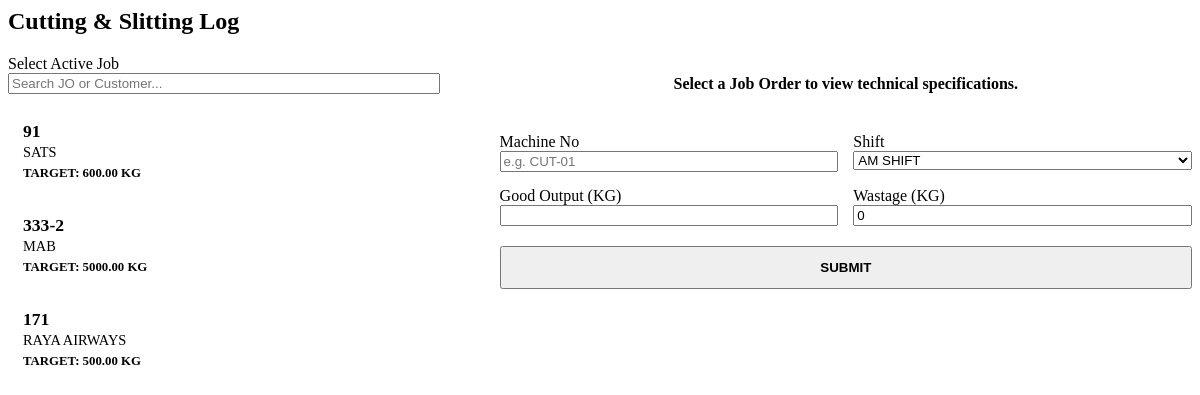
The page /get-cutting/ on the database as committed earlier.
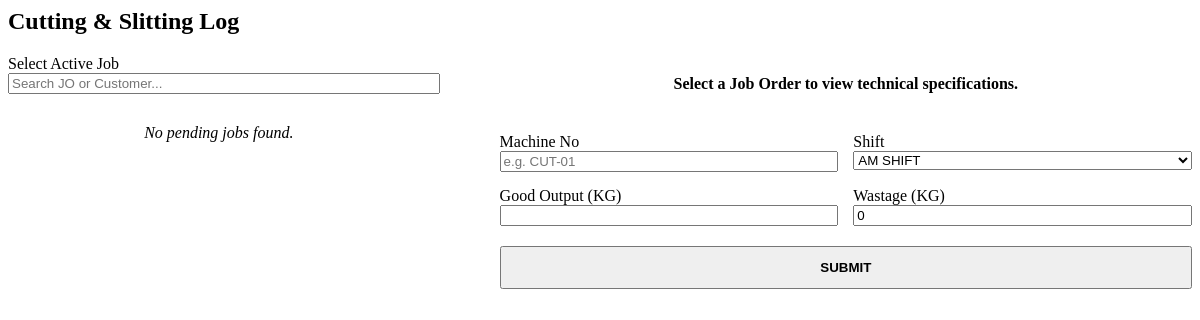
The same page on the database as committed later.
### production/models.py (models this page shows, shortened)
class JobOrder(models.Model):
    jo_number = models.CharField(max_length=20, unique=True)
    customer = models.CharField(max_length=100)
    po_number = models.CharField(max_length=50, blank=True, default="-")
    target_delivery_date = models.DateField(null=True, blank=True)
    product_dimension = models.CharField(max_length=100, default="", help_text="e.g., 230 x 240 x 0.03")
    recipe = models.ForeignKey(Recipe, on_delete=models.SET_NULL, null=True, blank=True)
    printing_required = models.BooleanField(default=False)
    sealing_required = models.BooleanField(default=False)
    slitting_required = models.BooleanField(default=False)
    remarks = models.TextField(blank=True, default="-")
    wastage_buffer_percent = models.DecimalField(max_digits=5, decimal_places=2, default=10.00)
    order_quantity_kg = models.DecimalField(max_digits=10, decimal_places=2)
    total_est_material_kg = models.DecimalField(max_digits=10, decimal_places=2, editable=False, default=0)
    total_extruded_kg = models.DecimalField(max_digits=10, decimal_places=2, default=0)
    total_cut_kg = models.DecimalField(max_digits=10, decimal_places=2, default=0)
    total_packed_kg = models.DecimalField(max_digits=10, decimal_places=2, default=0)
    total_shipped_kg = models.DecimalField(max_digits=10, decimal_places=2, default=0)
    is_completed = models.BooleanField(default=False, help_text="Mark as true when the entire order is finished.")

### production/views.py (the view)
# urls.py: path('get-cutting/', views.get_cutting_form, name='get_cutting'),
def get_cutting_form(request):
    job_orders = JobOrder.objects.filter(total_extruded_kg__gt=0).order_by('-id')[:20]
    return render(request, 'production/partials/cutting_form.html', {'job_orders': job_orders, 'dept': 'cutting'})

### production/templates/production/partials/cutting_form.html (shortened to what this page needs)
<div class="panel">
    <div class="panel-header">
        <h2>Cutting & Slitting Log</h2>
    </div>
    <form hx-post="/submit-cutting/" hx-target="#feedback-container" hx-disabled-elt="#cutting-submit-btn">
        <div style="display: grid; grid-template-columns: 1fr 1.5fr; gap: 30px;">
            <div style="border-right: 2px solid var(--border-soft); padding-right: 30px;">
                <label class="input-label">Select Active Job</label>
                <input type="text" name="q" placeholder="Search JO or Customer..."
                       hx-get="/search-jobs/?dept=cutting"
                       hx-target="#cutting-jo-list"
                       hx-trigger="keyup changed delay:300ms"
                       style="margin-bottom: 15px; width: 100%;">
                <div id="cutting-jo-list">
                    {% include 'production/partials/job_radio_list.html' %}
                </div>
            </div>
            <div>
                <div id="job-specs-container">
                    <div style="padding: 20px; border: 2px dashed var(--border-soft); border-radius: var(--radius); text-align: center; color: var(--text-muted); margin-bottom: 20px; font-weight: bold;">
                        Select a Job Order to view technical specifications.
                    </div>
                </div>
                <div style="display: grid; grid-template-columns: 1fr 1fr; gap: 15px;">
                    <div>
                        <label class="input-label">Machine No</label>
                        <input type="text" name="machine" placeholder="e.g. CUT-01" required style="width: 100%;">
                    </div>
                    <div>
                        <label class="input-label">Shift</label>
                        <select name="shift" required style="width: 100%;">
                            <option value="AM">AM SHIFT</option>
                        </select>
                    </div>
                    <div>
                        <label class="input-label">Good Output (KG)</label>
                        <input type="number" name="output_kg" step="0.01" min="0.01" required class="text-mono" style="width: 100%;">
                    </div>
                    <div>
                        <label class="input-label">Wastage (KG)</label>
                        <input type="number" name="wastage" step="0.01" min="0" value="0" class="text-mono" style="width: 100%;">
                    </div>
                </div>
                <button id="cutting-submit-btn" type="submit" class="btn btn-primary" style="margin-top: 20px; width: 100%; padding: 12px; font-weight: bold;">SUBMIT</button>
            </div>
        </div>
    </form>
</div>

### production/templates/production/partials/job_radio_list.html (shortened to what this page needs)
<div style="max-height: 400px; overflow-y: auto; padding-right: 10px;">
    {% for jo in job_orders %}
    <div>
        <label for="jo_{{ jo.id }}" class="radio-label">
            <div style="font-weight: bold; font-size: 1.1rem; color: var(--text-primary);">{{ jo.jo_number }}</div>
            <div style="color: var(--text-muted); font-size: 0.9rem; margin-top: 2px;">{{ jo.customer }}</div>
            <div class="text-mono" style="font-size: 0.8rem; color: var(--action-blue); margin-top: 5px; font-weight: bold;">
                TARGET: {{ jo.order_quantity_kg }} KG
            </div>
        </label>
    </div>
    {% empty %}
    <div style="padding: 15px; text-align: center; color: var(--text-muted); font-style: italic;">
        No pending jobs found.
    </div>
    {% endfor %}
</div>

Rows that differ between the two databases and show on the page:
removed JobOrder: jo_number "91", customer "SATS", order_quantity_kg "600.00"
removed JobOrder: jo_number "333-2", customer "MAB", order_quantity_kg "5000.00"
removed JobOrder: jo_number "171", customer "RAYA AIRWAYS", order_quantity_kg "500.00"
Other text that changed with them:
text now shown: "No pending jobs found."
